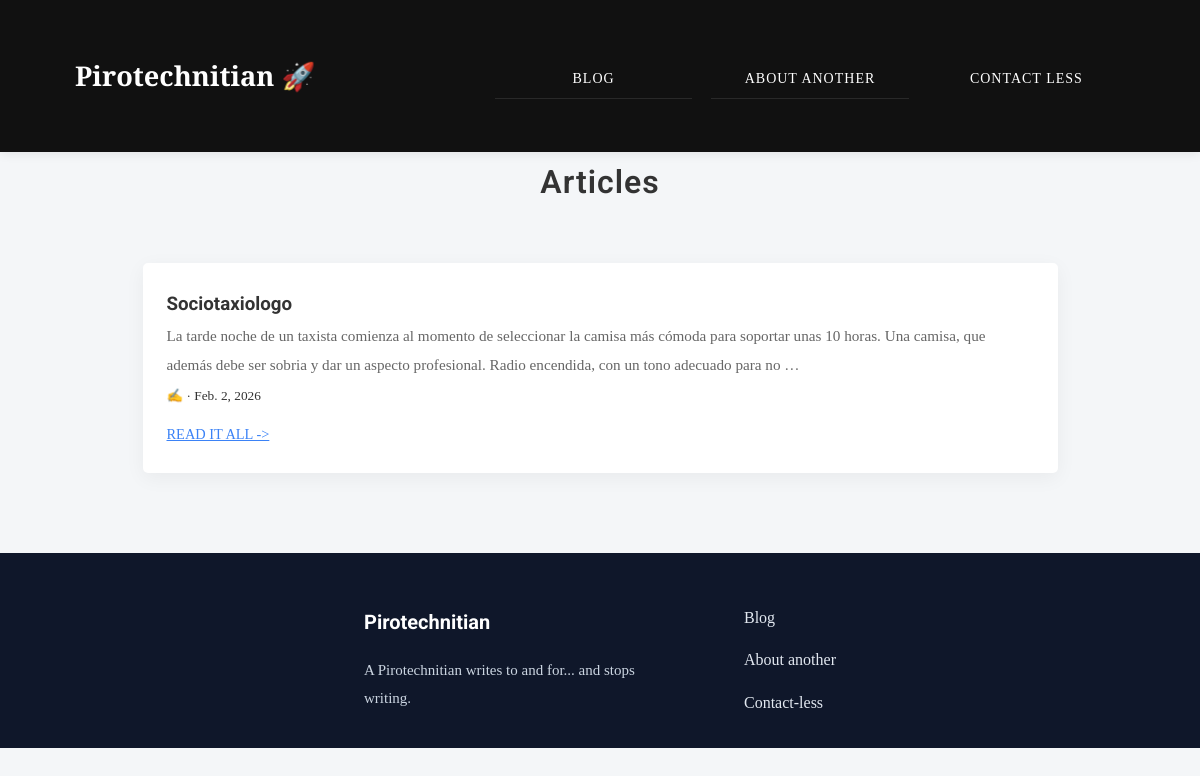
/, run on an earlier commit of the app's database.
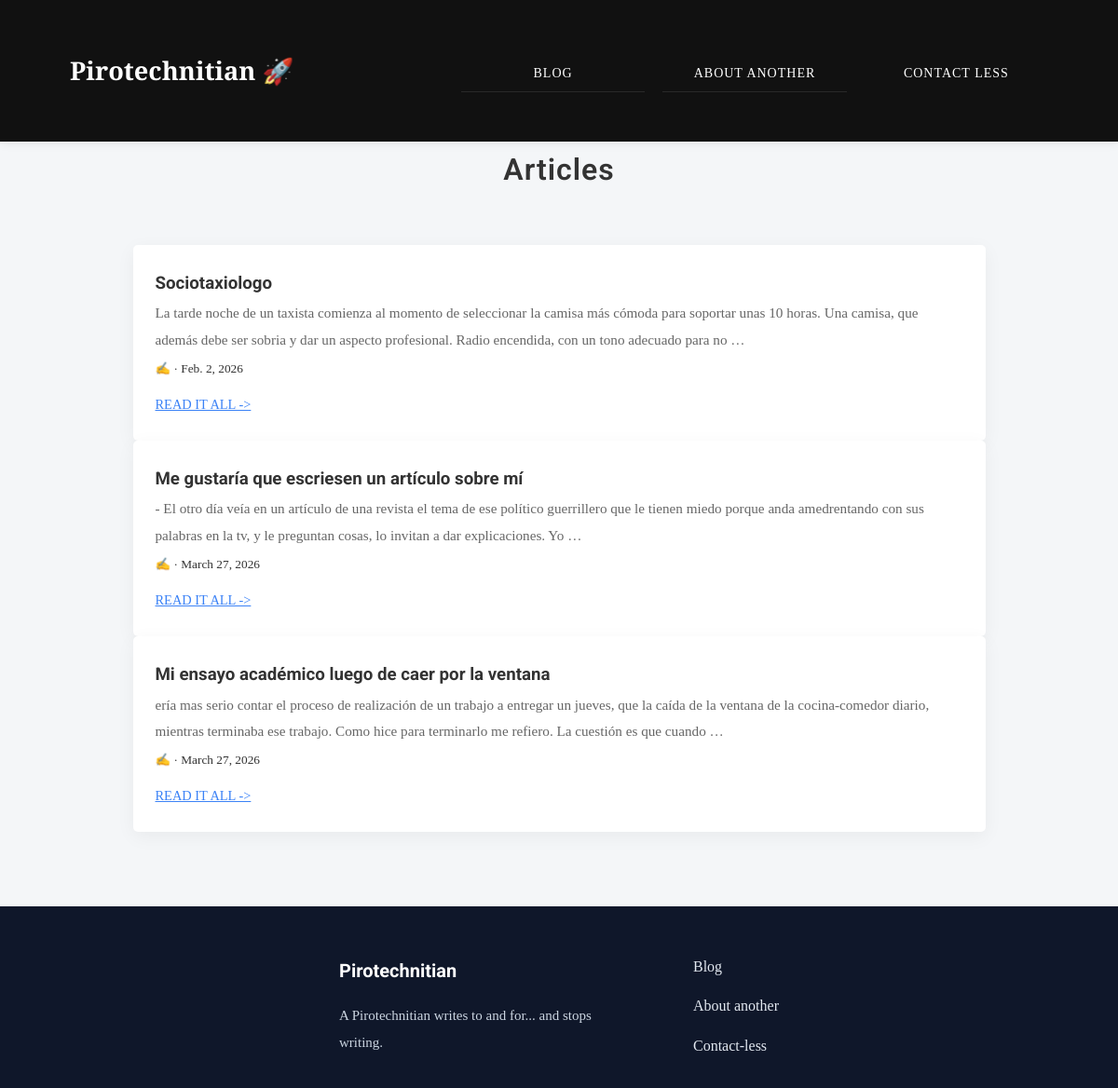
And on a later commit of the database.
### blog/models.py (models this page shows, shortened)
class Article(models.Model):
    title = models.CharField(max_length=200)
    slug = models.SlugField(unique=True, blank=True)
    content = models.TextField()
    image = models.ImageField(
        upload_to='articles/',
        blank=True,
        null=True)
    created_at = models.DateTimeField(auto_now_add=True)
    """ author = models.CharField(max_length=100)
    is_published = models.BooleanField(default=True) """

### blog/views.py (the view)
# urls.py: path('', views.article_list, name='article_list'),
def article_list(request):
    articles = Article.objects.all()
    return render(request, 'blog/article_list.html', {
        'articles': articles
    })

### blog/templates/blog/article_list.html (shortened to what this page needs)
{% extends 'blog/base.html' %}
{% block content %}
    <h1 class="page-title">Articles</h1>
<div class="container">
    {% for article in articles %}
        <article class="card">
            <h3>
                <a href="{% url 'article_detail' article.slug %}" class="card-link">
                    {{ article.title }}
                </a>
            </h3>
            <p>{{ article.content|truncatewords:40 }}</p>
            <small>✍️ {{ article.author }} · {{ article.created_at|date:"N j, Y" }}</small>
            <br>
            <a href="{% url 'article_detail' article.slug %}" class="read-more">Read it all -></a>
        </article>
    {% empty %}
        <p>No hay artículos todavía.</p>
    {% endfor %}
    </div>
{% endblock %}

What changed in the data, as far as the page shows it:
added Article: title "Me gustaría que escriesen un artículo sobre mí", content "- El otro día veía en un artículo de una revista el tema de ese político guerrillero que le tienen miedo porque anda amedrentando con sus palabras en la tv, y le preguntan cosas, lo invitan a dar explicaciones. Yo …", created_at "March 27, 2026"
added Article: title "Mi ensayo académico luego de caer por la ventana", content "ería mas serio contar el proceso de realización de un trabajo a entregar un jueves, que la caída de la ventana de la cocina-comedor diario, mientras terminaba ese trabajo. Como hice para terminarlo me refiero. La cuestión es que cuando …", created_at "March 27, 2026"
